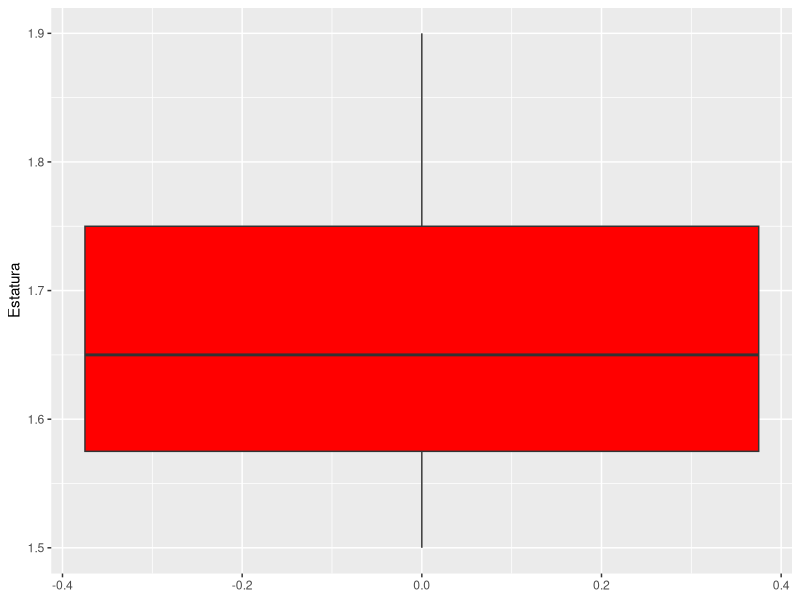
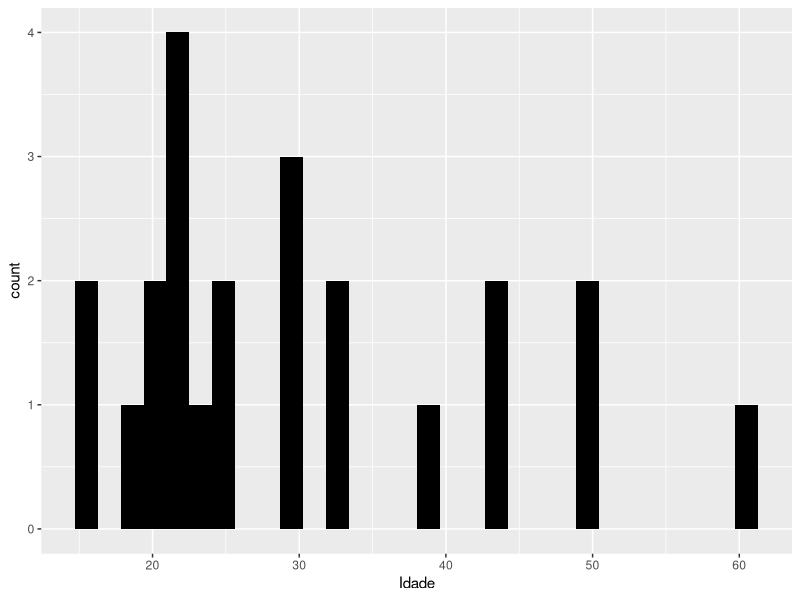

These figures' R source, in order:
#importação da base
library(readxl)
library(ggplot2)
Base_Casos <- read_excel("Base Casos.xlsx")
View(Base_Casos)

#boxplot
Base_Casos |> 
  ggplot(mapping = aes(y = Estatura)) +
  geom_boxplot(fill = "red")

#histograma

Base_Casos |> 
  ggplot(mapping = aes(x = Idade)) +
  geom_histogram(fill = "black")

